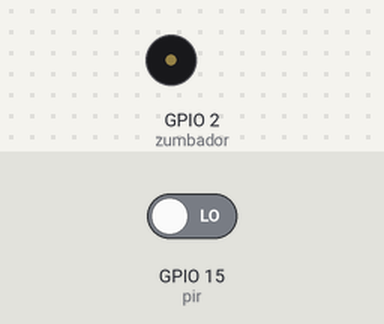
Simulated run of this program. Board: ESP32 board running MicroPython. On the bench: buzzer (waves = sounding). Wiring (from the project's diagram.json): buzzer on GPIO 13, PIR motion sensor on GPIO 23. The inputs (shaded band) are chosen by the test bench; at power-on: GPIO 15 (pir) LOW. WiFi joins after 1.5 s; web requests get an empty 200 reply after 0.4 s; what the program prints to the serial console is not drawn.

Above: at 2.7 s.
2.8 s: GPIO 15 (pir) driven HIGH
At 5.2 s:
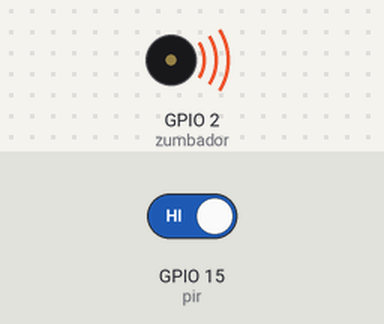
Timing chart, 0 to 15.4 s (numbered marks = the images above; inputs shaded):
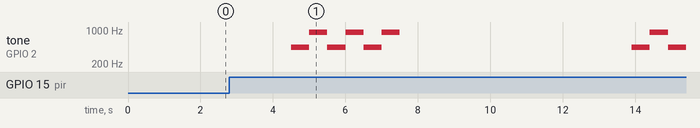

Measured:
- after the input at 2.8 s, tone on GPIO 2 (zumbador): plays 440 Hz for 0.50 s, 900 Hz for 0.50 s, 440 Hz for 0.50 s, 900 Hz for 0.50 s, 440 Hz for 0.50 s, 900 Hz for 0.50 s … (9 notes in this stretch), starting after 1.7 s

The program:

main.py
```python
# Primero llamo los módulos a trabajar:

from machine import Pin, PWM
import network
import urequests
import time
import json


# Objetos:

pir = Pin(15, Pin.IN, Pin.PULL_DOWN)
zumbador = PWM(Pin(2), freq = 440, duty = 0)

#Conectando a WIFI

print ("Conectando a la red", end="")

sta_if = network.WLAN(network.STA_IF)
sta_if.active(True)
sta_if.connect('Wokwi-GUEST', '')

while not sta_if.isconnected():
    print(".", end="")
    time.sleep(0.5)

print("\n")
print("Conectando exitosamente 👌")
print("\n")

# Defino Zumbador
def sonido(freq,sleep):

    zumbador.freq(freq)
    zumbador.duty(512)
    time.sleep(sleep)

# Apagar Zumbador:
def apagar_zumbador():
    zumbador.duty(0)

# Función para enviar datos a la API cuando hay detección
def enviar_datos_api():
    url = "https://aproximacion-evidencia1.onrender.com/api/sensor_movimiento"  # Cambia el endpoint según sea necesario
    data = {"mensaje": ["Movimiento detectado en el sensor"]}
    headers = {'Content-Type': 'application/json'}

    try:
        response = urequests.post(url, data=json.dumps(data), headers=headers)
        if response.status_code == 200:
            print("Datos enviados correctamente:", response.json())
        else:
            print("Error al enviar los datos:", response.status_code, response.text)
        response.close()  # Cierra la conexión para liberar memoria
    except Exception as e:
        print("Error en la solicitud:", e)
        if 'response' in locals():  # Verifica si 'response' fue creada
            response.close()  # Cierra la conexión en caso de error


# Ciclo:

while True:
    estado = pir.value()
    print(estado)
    time.sleep(1)

    if estado == 1:
        print("Hay alguien en el sensor ⚠️")

        frecuencias = [440, 900]
        for _ in range(3):
            for freq in frecuencias:
                sonido(freq, 0.5)
        apagar_zumbador()

        # Enviar mensaje a la API
        enviar_datos_api()
        time.sleep(5)  # Retardo después de enviar los datos

    elif estado == 0:
        print("Sin movimientos")
        apagar_zumbador()
```
